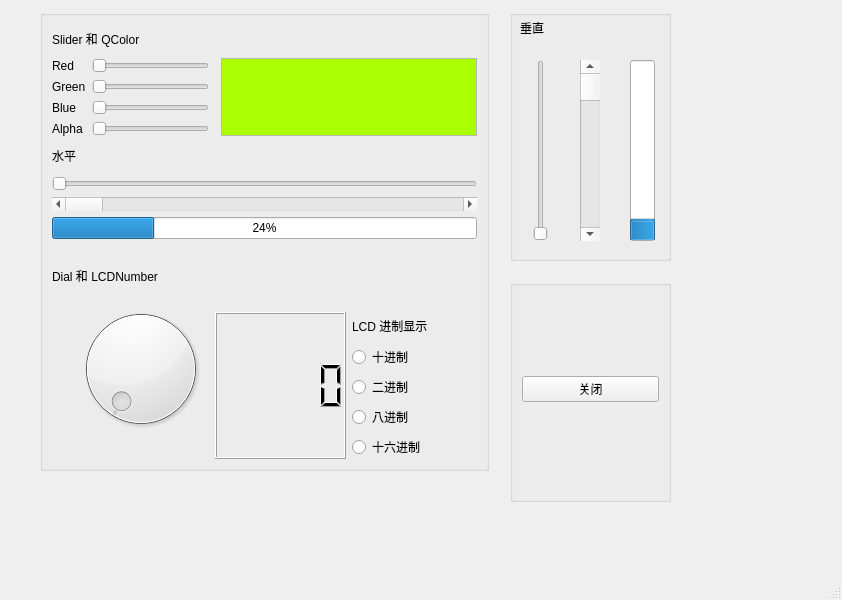
<?xml version="1.0" encoding="UTF-8"?>
<ui version="4.0">
 <class>MainWindow</class>
 <widget class="QMainWindow" name="MainWindow">
  <property name="geometry">
   <rect>
    <x>0</x>
    <y>0</y>
    <width>842</width>
    <height>600</height>
   </rect>
  </property>
  <property name="windowTitle">
   <string>MainWindow</string>
  </property>
  <widget class="QWidget" name="centralwidget">
   <widget class="QGroupBox" name="groupBox">
    <property name="geometry">
     <rect>
      <x>40</x>
      <y>10</y>
      <width>449</width>
      <height>461</height>
     </rect>
    </property>
    <property name="title">
     <string/>
    </property>
    <layout class="QGridLayout" name="gridLayout">
     <item row="0" column="0" colspan="3">
      <widget class="QLabel" name="label">
       <property name="text">
        <string>Slider 和 QColor</string>
       </property>
      </widget>
     </item>
     <item row="1" column="0" colspan="2">
      <widget class="QLabel" name="label_2">
       <property name="text">
        <string>Red</string>
       </property>
      </widget>
     </item>
     <item row="1" column="2">
      <widget class="QSlider" name="hSliderRed">
       <property name="maximum">
        <number>255</number>
       </property>
       <property name="orientation">
        <enum>Qt::Horizontal</enum>
       </property>
      </widget>
     </item>
     <item row="1" column="4" rowspan="4" colspan="2">
      <widget class="QTextEdit" name="textColor">
       <property name="palette">
        <palette>
         <active>
          <colorrole role="Base">
           <brush brushstyle="SolidPattern">
            <color alpha="255">
             <red>170</red>
             <green>255</green>
             <blue>0</blue>
            </color>
           </brush>
          </colorrole>
         </active>
         <inactive>
          <colorrole role="Base">
           <brush brushstyle="SolidPattern">
            <color alpha="255">
             <red>170</red>
             <green>255</green>
             <blue>0</blue>
            </color>
           </brush>
          </colorrole>
         </inactive>
         <disabled>
          <colorrole role="Base">
           <brush brushstyle="SolidPattern">
            <color alpha="255">
             <red>240</red>
             <green>240</green>
             <blue>240</blue>
            </color>
           </brush>
          </colorrole>
         </disabled>
        </palette>
       </property>
      </widget>
     </item>
     <item row="2" column="0" colspan="2">
      <widget class="QLabel" name="label_3">
       <property name="text">
        <string>Green</string>
       </property>
      </widget>
     </item>
     <item row="2" column="2">
      <widget class="QSlider" name="hSliderBlue">
       <property name="maximum">
        <number>255</number>
       </property>
       <property name="orientation">
        <enum>Qt::Horizontal</enum>
       </property>
      </widget>
     </item>
     <item row="3" column="0" colspan="2">
      <widget class="QLabel" name="label_4">
       <property name="text">
        <string>Blue</string>
       </property>
      </widget>
     </item>
     <item row="3" column="2">
      <widget class="QSlider" name="hSliderGreen">
       <property name="maximum">
        <number>255</number>
       </property>
       <property name="orientation">
        <enum>Qt::Horizontal</enum>
       </property>
      </widget>
     </item>
     <item row="4" column="0" colspan="2">
      <widget class="QLabel" name="label_5">
       <property name="text">
        <string>Alpha</string>
       </property>
      </widget>
     </item>
     <item row="4" column="2">
      <widget class="QSlider" name="hSliderAlpha">
       <property name="maximum">
        <number>100</number>
       </property>
       <property name="orientation">
        <enum>Qt::Horizontal</enum>
       </property>
      </widget>
     </item>
     <item row="5" column="0" colspan="3">
      <widget class="QLabel" name="label_6">
       <property name="text">
        <string>水平</string>
       </property>
      </widget>
     </item>
     <item row="6" column="0" colspan="6">
      <widget class="QSlider" name="hSliderVertical">
       <property name="orientation">
        <enum>Qt::Horizontal</enum>
       </property>
      </widget>
     </item>
     <item row="7" column="0" colspan="6">
      <widget class="QScrollBar" name="horizontalScrollBar">
       <property name="orientation">
        <enum>Qt::Horizontal</enum>
       </property>
      </widget>
     </item>
     <item row="8" column="0" colspan="6">
      <widget class="QProgressBar" name="hProcessBar">
       <property name="value">
        <number>24</number>
       </property>
      </widget>
     </item>
     <item row="9" column="0" rowspan="2" colspan="4">
      <widget class="QLabel" name="label_8">
       <property name="text">
        <string>Dial 和 LCDNumber</string>
       </property>
      </widget>
     </item>
     <item row="10" column="1" rowspan="6" colspan="2">
      <widget class="QDial" name="dial"/>
     </item>
     <item row="11" column="3" rowspan="5" colspan="2">
      <widget class="QLCDNumber" name="lcdNumber"/>
     </item>
     <item row="11" column="5">
      <widget class="QLabel" name="label_7">
       <property name="text">
        <string>LCD 进制显示</string>
       </property>
      </widget>
     </item>
     <item row="12" column="5">
      <widget class="QRadioButton" name="radioDec">
       <property name="text">
        <string>十进制</string>
       </property>
      </widget>
     </item>
     <item row="13" column="5">
      <widget class="QRadioButton" name="radioBin">
       <property name="text">
        <string>二进制</string>
       </property>
      </widget>
     </item>
     <item row="14" column="5">
      <widget class="QRadioButton" name="radioOct">
       <property name="text">
        <string>八进制</string>
       </property>
      </widget>
     </item>
     <item row="15" column="5">
      <widget class="QRadioButton" name="radioHex">
       <property name="text">
        <string>十六进制</string>
       </property>
      </widget>
     </item>
    </layout>
   </widget>
   <widget class="QGroupBox" name="groupBox_2">
    <property name="geometry">
     <rect>
      <x>510</x>
      <y>10</y>
      <width>161</width>
      <height>251</height>
     </rect>
    </property>
    <property name="title">
     <string/>
    </property>
    <widget class="QLabel" name="label_9">
     <property name="geometry">
      <rect>
       <x>10</x>
       <y>10</y>
       <width>72</width>
       <height>15</height>
      </rect>
     </property>
     <property name="text">
      <string>垂直</string>
     </property>
    </widget>
    <widget class="QSlider" name="verticalSlider">
     <property name="geometry">
      <rect>
       <x>20</x>
       <y>50</y>
       <width>21</width>
       <height>181</height>
      </rect>
     </property>
     <property name="orientation">
      <enum>Qt::Vertical</enum>
     </property>
    </widget>
    <widget class="QScrollBar" name="verticalScrollBar">
     <property name="geometry">
      <rect>
       <x>70</x>
       <y>50</y>
       <width>20</width>
       <height>181</height>
      </rect>
     </property>
     <property name="orientation">
      <enum>Qt::Vertical</enum>
     </property>
    </widget>
    <widget class="QProgressBar" name="VProcessBar">
     <property name="geometry">
      <rect>
       <x>120</x>
       <y>50</y>
       <width>25</width>
       <height>181</height>
      </rect>
     </property>
     <property name="value">
      <number>10</number>
     </property>
     <property name="alignment">
      <set>Qt::AlignLeading|Qt::AlignLeft|Qt::AlignTop</set>
     </property>
     <property name="textVisible">
      <bool>false</bool>
     </property>
     <property name="orientation">
      <enum>Qt::Vertical</enum>
     </property>
     <property name="invertedAppearance">
      <bool>false</bool>
     </property>
     <property name="textDirection">
      <enum>QProgressBar::BottomToTop</enum>
     </property>
    </widget>
   </widget>
   <widget class="QGroupBox" name="groupBox_3">
    <property name="geometry">
     <rect>
      <x>510</x>
      <y>280</y>
      <width>161</width>
      <height>222</height>
     </rect>
    </property>
    <property name="title">
     <string/>
    </property>
    <layout class="QGridLayout" name="gridLayout_2">
     <item row="0" column="0">
      <spacer name="verticalSpacer">
       <property name="orientation">
        <enum>Qt::Vertical</enum>
       </property>
       <property name="sizeHint" stdset="0">
        <size>
         <width>20</width>
         <height>68</height>
        </size>
       </property>
      </spacer>
     </item>
     <item row="1" column="0">
      <widget class="QPushButton" name="bntExit">
       <property name="text">
        <string>关闭</string>
       </property>
      </widget>
     </item>
     <item row="2" column="0">
      <spacer name="verticalSpacer_2">
       <property name="orientation">
        <enum>Qt::Vertical</enum>
       </property>
       <property name="sizeHint" stdset="0">
        <size>
         <width>20</width>
         <height>88</height>
        </size>
       </property>
      </spacer>
     </item>
    </layout>
   </widget>
  </widget>
  <widget class="QMenuBar" name="menubar">
   <property name="geometry">
    <rect>
     <x>0</x>
     <y>0</y>
     <width>842</width>
     <height>26</height>
    </rect>
   </property>
  </widget>
  <widget class="QStatusBar" name="statusbar"/>
 </widget>
 <resources/>
 <connections/>
</ui>
